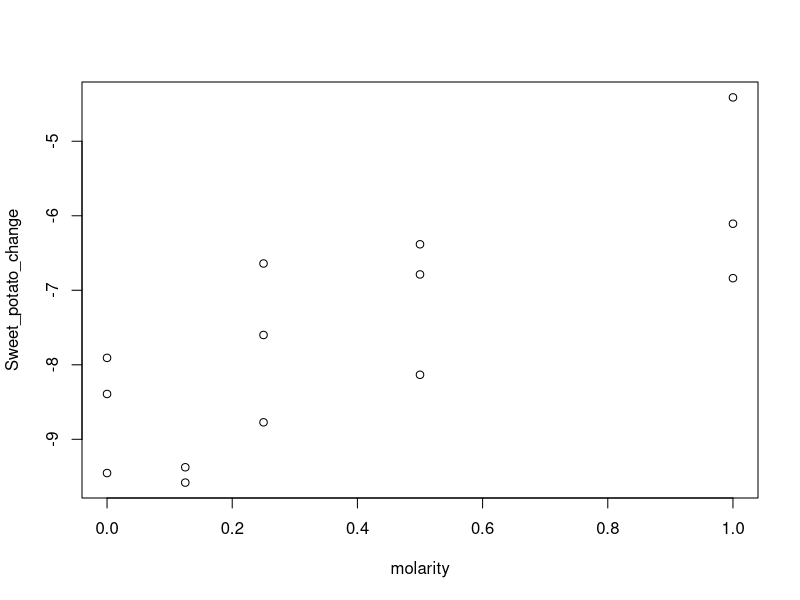
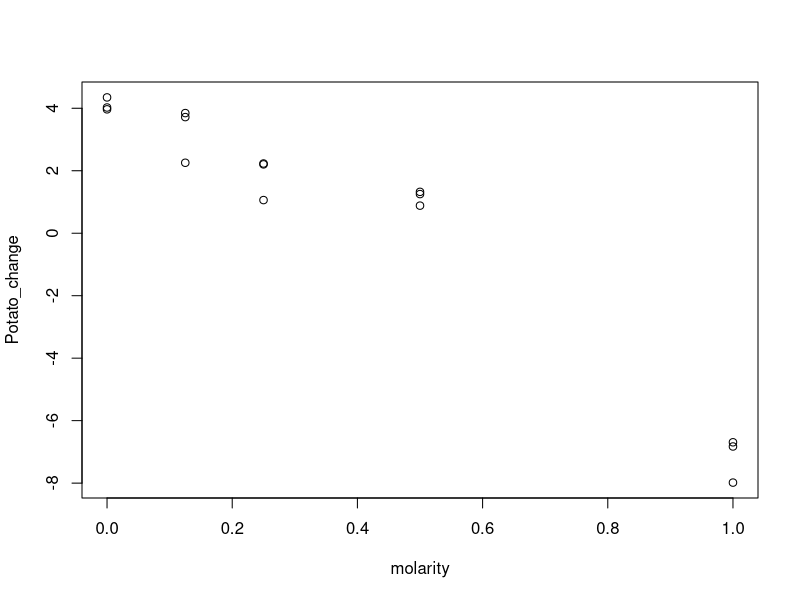
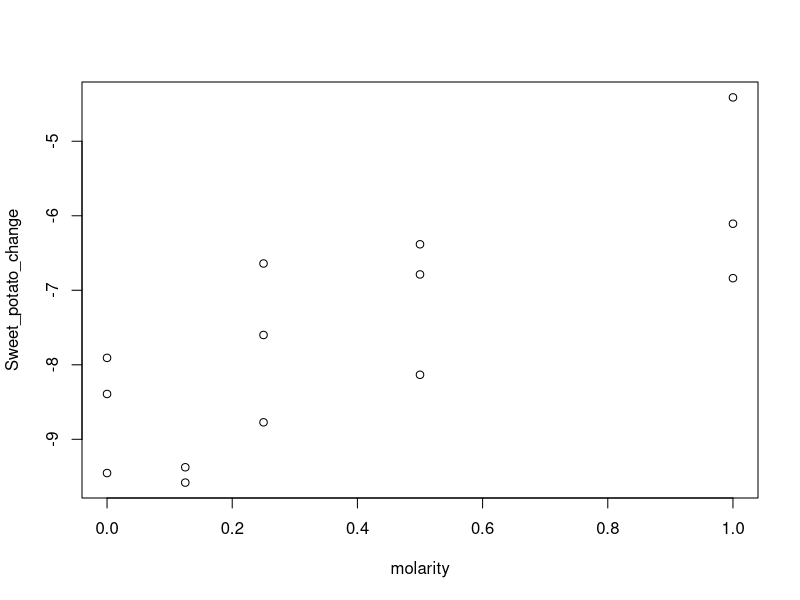
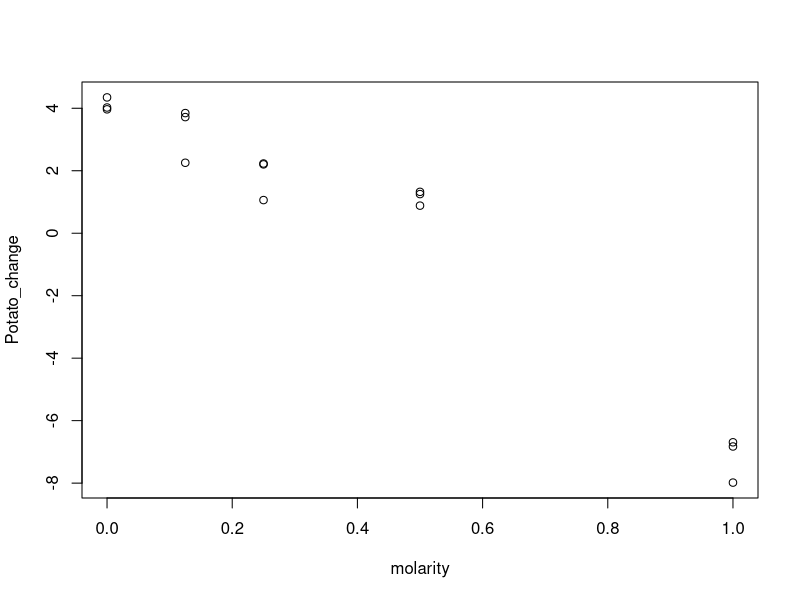
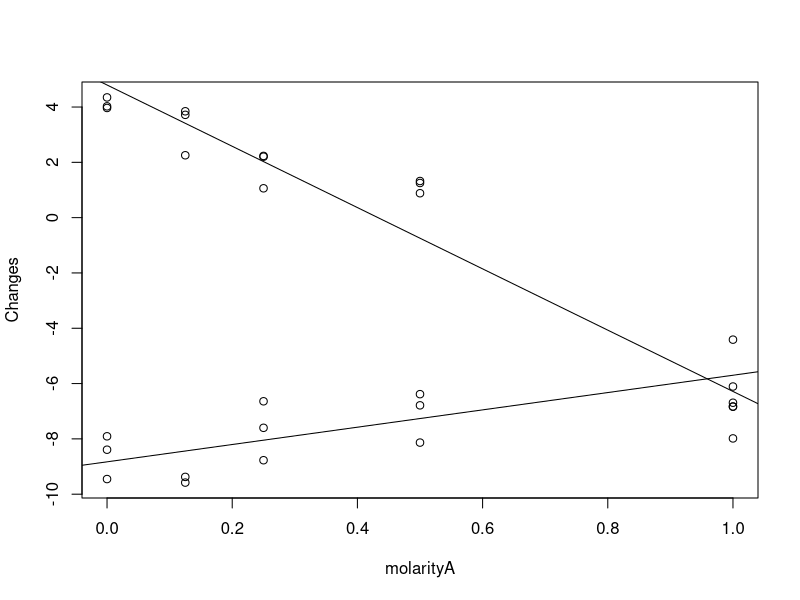
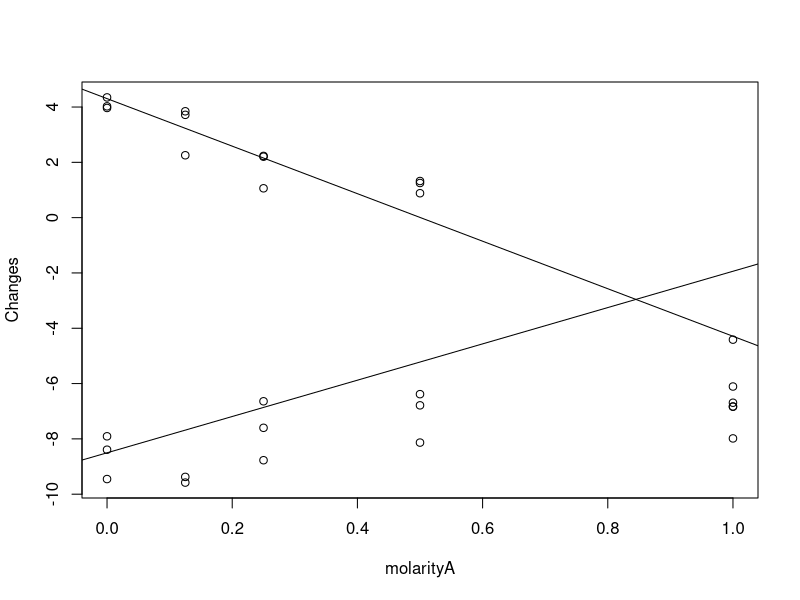
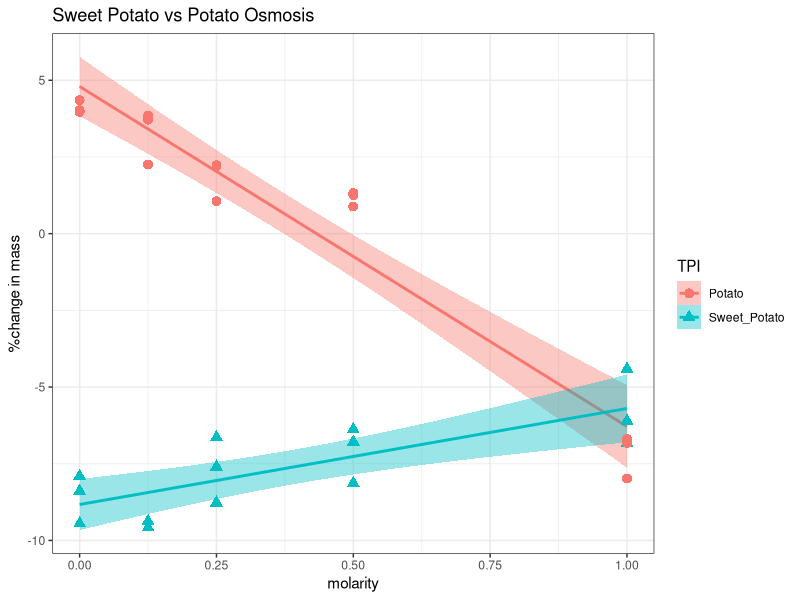

R code for these plots, in order:
#Load Packages
library(base)
library(compiler)
library(tidyverse)

#note: there is definitely something wrong with the SI5 and SF5 data, two of the
#     _corresponding values are completely out of porportion. 

##imput data from experiment

#sweet potato initial
SI0 = c(2.15, 1.43, 2.01)
SI25 = c(2.5, 2.28, 2.56)
SI5 = c(2.21, 2.09, 2.35)
SI1 = c(1.31, 1.36, 1.17)
SI125 = c(2.24, NA, 1.67)

Sweet_potato_initial = c(SI0, SI125,SI25,SI5,SI1)

#potato initial
PI0 = c(3.23, 3.53, 3.91)
PI25 = c(3.77, 3.63, 4.48)
PI5 = c(4.53, 3.99, 3.02)
PI1 = c(2.49, 2.38, 2.54)
PI125 = c(4.68, 2.66, 2.69)

Potato_initial = c(PI0, PI125, PI25, PI5, PI1)

#sweet potato final 
SF0 = c(2.32, 1.55, 2.2)
SF25= c(2.69, 2.48, 2.73)
SF5<-c(2.36,2.26,2.5)
SF1<-c(1.39,1.42,1.25)
SF125<-c(2.45,NA,1.83)
Sweet_potato_final = c(SF0,SF125,SF25,SF5,SF1)

#potato final
PF0<-c(3.36,3.67,4.08)
PF25<-c(3.81,3.71,4.58)
PF5<-c(4.57,4.04,3.06)
PF1<-c(2.32,2.19,2.37)
PF125<-c(4.86,2.72,2.79)

Potato_final = c(PF0, PF125, PF25, PF5, PF1)

##percentage changes
#first differences
Potato_difference = (Potato_final-Potato_initial)
Sweet_potato_difference = (Sweet_potato_initial-Sweet_potato_final)

#Sweet Potato change
Sweet_potato_change= (Sweet_potato_difference/
                        Sweet_potato_initial)*100

#potato change 
Potato_change = (Potato_difference / Potato_initial)*100


# molarity column
molarity = c(0.00,0.00,0.00,0.125,0.125,0.125, 0.25,0.25,0.25,
             0.5,0.5,0.5, 1.00,1.00,1.00)

#combining all columns of data for presentation purposes
SP_Overall = data.frame(molarity,Sweet_potato_initial, 
                        Sweet_potato_final,Sweet_potato_difference,
                        Sweet_potato_change)
SP_Overall

PP_Overall = data.frame(molarity,Potato_initial, 
                        Potato_final,Potato_difference,
                        Potato_change)
PP_Overall

#Making into dataframes
SP=data.frame(molarity,Sweet_potato_change)
SP

PP=data.frame(molarity,Potato_change)
PP

#plots before LM for inspection
plot(molarity,Sweet_potato_change)
plot(molarity,Potato_change)

#Linear regression
#sweet potato
plot(molarity,Sweet_potato_change)
summary(lm(Sweet_potato_change ~ molarity))

#regular potato
plot(molarity,Potato_change)
summary(lm(Potato_change ~ molarity))

#Making scatterplot with combined data and lines:
Changes<-c(Sweet_potato_change,Potato_change)
Changes

molarityA <- c(molarity,molarity)
molarityA

plot(molarityA, Changes)
abline(-8.829,3.131)
abline(4.796,-11.081)

#identify type
SPI<-c("Sweet_Potato","Sweet_Potato","Sweet_Potato","Sweet_Potato","Sweet_Potato",
       "Sweet_Potato","Sweet_Potato","Sweet_Potato","Sweet_Potato","Sweet_Potato",
       "Sweet_Potato","Sweet_Potato","Sweet_Potato","Sweet_Potato","Sweet_Potato")
PI <- c("Potato","Potato","Potato","Potato","Potato",
        "Potato","Potato","Potato","Potato","Potato",
        "Potato","Potato","Potato","Potato","Potato")
TPI <- c(SPI,PI)

Changes<-c(Sweet_potato_change,Potato_change)
Changes

molarityA <- c(molarity,molarity)
molarityA


Final<-data.frame(molarityA,Changes)
Final

plot(Final)
abline(-8.503,6.565)
abline(4.303,-8.593)

Final2<-data.frame(Final,TPI)
Final2

ggplot(Final2, aes(molarityA,Changes,shape=TPI, colour=TPI, fill=TPI)) +
  geom_smooth(method="lm") +
  geom_point(size=3) +
  theme_bw() + 
  xlab("molarity") +
  ylab("%change in mass") +
  ggtitle("Sweet Potato vs Potato Osmosis")
